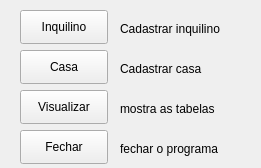
<?xml version="1.0" encoding="UTF-8"?>
<ui version="4.0">
 <class>Menu</class>
 <widget class="QWidget" name="Menu">
  <property name="geometry">
   <rect>
    <x>0</x>
    <y>0</y>
    <width>261</width>
    <height>168</height>
   </rect>
  </property>
  <property name="acceptDrops">
   <bool>false</bool>
  </property>
  <property name="windowTitle">
   <string>Menu</string>
  </property>
  <widget class="QPushButton" name="Inquilino">
   <property name="geometry">
    <rect>
     <x>20</x>
     <y>10</y>
     <width>88</width>
     <height>34</height>
    </rect>
   </property>
   <property name="text">
    <string>Inquilino</string>
   </property>
  </widget>
  <widget class="QPushButton" name="Casa">
   <property name="geometry">
    <rect>
     <x>20</x>
     <y>50</y>
     <width>88</width>
     <height>34</height>
    </rect>
   </property>
   <property name="text">
    <string>Casa</string>
   </property>
  </widget>
  <widget class="QLabel" name="label">
   <property name="geometry">
    <rect>
     <x>120</x>
     <y>20</y>
     <width>121</width>
     <height>18</height>
    </rect>
   </property>
   <property name="text">
    <string>Cadastrar inquilino</string>
   </property>
  </widget>
  <widget class="QLabel" name="label_2">
   <property name="geometry">
    <rect>
     <x>120</x>
     <y>60</y>
     <width>111</width>
     <height>18</height>
    </rect>
   </property>
   <property name="text">
    <string>Cadastrar casa</string>
   </property>
  </widget>
  <widget class="QPushButton" name="Fechar">
   <property name="geometry">
    <rect>
     <x>20</x>
     <y>130</y>
     <width>88</width>
     <height>34</height>
    </rect>
   </property>
   <property name="text">
    <string>Fechar</string>
   </property>
  </widget>
  <widget class="QLabel" name="label_3">
   <property name="geometry">
    <rect>
     <x>120</x>
     <y>140</y>
     <width>121</width>
     <height>18</height>
    </rect>
   </property>
   <property name="text">
    <string>fechar o programa</string>
   </property>
  </widget>
  <widget class="QPushButton" name="Visualizar">
   <property name="geometry">
    <rect>
     <x>20</x>
     <y>90</y>
     <width>88</width>
     <height>34</height>
    </rect>
   </property>
   <property name="text">
    <string>Visualizar</string>
   </property>
  </widget>
  <widget class="QLabel" name="label_4">
   <property name="geometry">
    <rect>
     <x>120</x>
     <y>100</y>
     <width>151</width>
     <height>18</height>
    </rect>
   </property>
   <property name="text">
    <string>mostra as tabelas</string>
   </property>
  </widget>
 </widget>
 <resources/>
 <connections/>
</ui>
